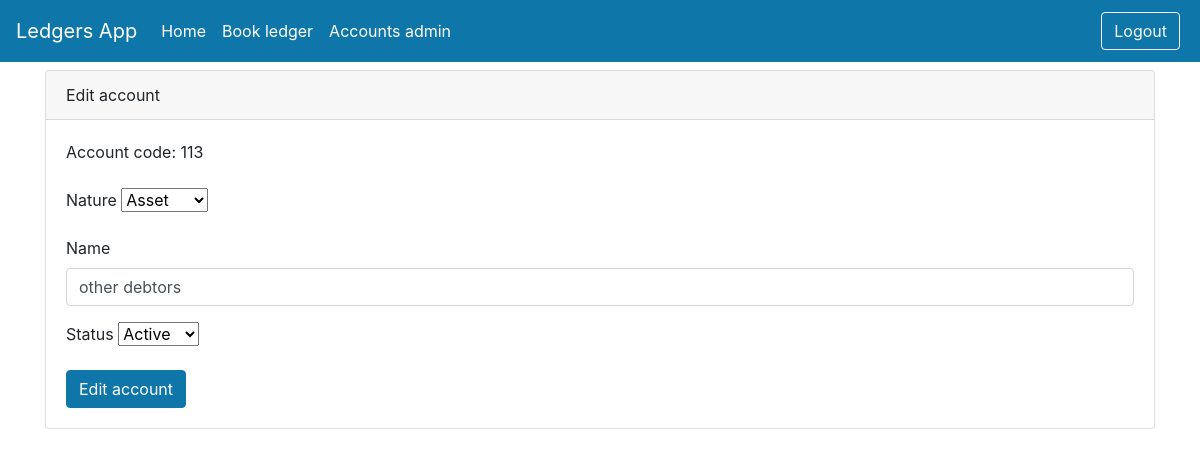
Screenshot of /accounts/edit_account/113 with the database file from the repository.
### models.py (models this page shows)
class Accounts(Base):
    __tablename__ = 'accounts'
    id = Column(Integer, primary_key=True)
    name = Column(String)
    nature = Column(String) #Indicates the nature: assets, liabilities, equity
    status = Column(Boolean, default=True) #Indicates if it's active or inactive

### routers/accounts.py (the view)
@router.get("/edit_account/{account_id}", response_class=HTMLResponse)
async def edit_account_landing(request: Request, account_id: int, db: db_dependency):
    account = db.query(Accounts).filter(Accounts.id == account_id).first()
    return templates.TemplateResponse("edit_account.html", {"request":request, "account": account})

### templates/edit_account.html (shortened to what this page needs)
{% include 'layout.html' %}
<div class="container">
    <div class="card">
        <div class="card-header">
            Edit account
        </div>
        <div class="card-body">
            <form method="POST" id="my-form">
                <div class="form-group">
                    <label>Account code: {{account.id}}</label>
                </div>
                <div class="form-group">
                    <label>Nature</label>
                    <select  name='nature'>
                        <option {% if account.nature == "Asset" %} selected="selected" {% endif %}>Asset</option>
                    </select>
                </div>
                <div class="form-group">
                    <label>Name</label>
                    <input type="text" class="form-control" name="name" value="{{account.name}}"required>
                </div>
                <div class="form-group">
                    <label>Status</label>
                    <select  name='account_status'>
                        <option {% if account.status %} selected="selected" {% endif %}>Active</option>
                    </select>
                </div>
                <button type="submit" class="btn btn-primary">Edit account</button>
            </form>
        </div>
    </div>
</div>

### static/ledgers/css/base.css (style rules this page uses)
body { background: #fafafa; color: #33333a; padding-top: 70px; }

### rows the page displays
Accounts: id "113", nature "Asset", name "other debtors", account_status "Active"
